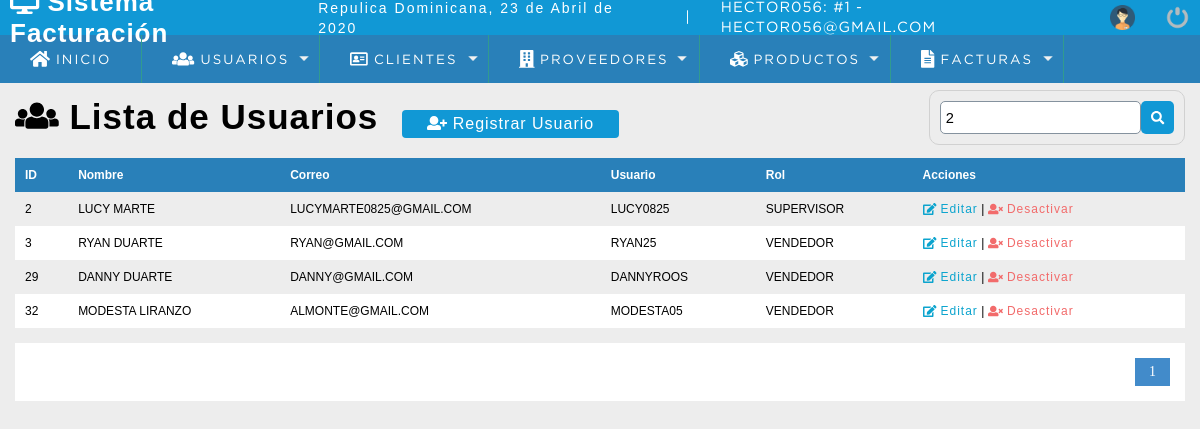
The page /sistema/buscar_usuario.php?busqueda=2 (signed in) on the database its author committed.
### tables this page shows
CREATE TABLE `usuario` (
  `idusuario` int(11) NOT NULL,
  `nombre` varchar(50) DEFAULT NULL,
  `correo` varchar(100) DEFAULT NULL,
  `usuario` varchar(15) DEFAULT NULL,
  `clave` varchar(100) DEFAULT NULL,
  `rol` int(11) DEFAULT NULL,
  `estatus` int(11) NOT NULL DEFAULT 1
);

CREATE TABLE `rol` (
  `idrol` int(11) NOT NULL,
  `rol` varchar(20) DEFAULT NULL
);

### sistema/buscar_usuario.php (the view, shortened to what this page needs)
<?php
include "../conexion.php";
?>
<!DOCTYPE html>
<html lang="en">
<head>
		<?php include "includes/scripts.php";?>
</head>
<body>
		<?php include "includes/header.php";?>
	<section id="container">
		<?php
		$busqueda = strtoupper($_REQUEST['busqueda']);
		 ?>
		<h1><i class="fas fa-users"></i> Lista de Usuarios</h1>
		<a href="registro_usuario.php" class="btn_new"><i class="fas fa-user-plus"></i> Registrar Usuario</a>
		<form action="buscar_usuario.php" method="get" class="formulario_buscar">
			<input type="text" name="busqueda" id="busqueda" placeholder="Buscar" value="<?PHP echo $busqueda; ?>">
			<button type="submit"class="btn_buscar"> <i class="fas fa-search"></i></button>
		</form>
		<table>
			<tr>
				<th>ID</th>
				<th>Nombre</th>
				<th>Correo</th>
				<th>Usuario</th>
				<th>Rol</th>
				<th>Acciones</th>
			</tr>
			<?php
				$rol ='';
				$sql_registro = mysqli_query($conexion,"SELECT COUNT(*) AS total_registro FROM 	usuario
														WHERE (idusuario like '%$busqueda%' OR
																nombre 	 like '%$busqueda%' OR
																correo   like '%$busqueda%' OR
																usuario  like '%$busqueda%'
																$rol)
    													AND estatus=1");
				$resultado_registro = mysqli_fetch_array($sql_registro);
				$total_registro = $resultado_registro['total_registro'];
				$por_pagina = 5;
					if(empty($_GET['pagina']))
					{
						$pagina=1;
					}else{
						$pagina =$_GET['pagina'];
					}
					$desde = ($pagina-1) * $por_pagina;
					$total_paginas = ceil($total_registro / $por_pagina);
				$query = mysqli_query($conexion,"SELECT u.idusuario, u.nombre, u.correo, u.usuario, r.rol
												FROM usuario u INNER JOIN rol r ON u.rol = r.idrol
												WHERE
											    u.idusuario LIKE '%$busqueda%' OR
											    u.nombre   LIKE '%$busqueda%' OR
												u.correo   LIKE '%$busqueda%' OR
										     	u.usuario  LIKE '%$busqueda%' OR
												r.rol  	   LIKE '%$busqueda%'
												AND
											    estatus =1 ORDER BY u.idusuario ASC LIMIT $desde,$por_pagina");
				$resultado = mysqli_num_rows($query);
				if($resultado > 0){
					while ($data = mysqli_fetch_array($query)){
			?>
		  	 <tr>
				<td><?php echo $data['idusuario']?></td>
				<td><?php echo $data['nombre']?></td>
				<td><?php echo $data['correo']?></td>
				<td><?php echo $data['usuario']?></td>
				<td><?php echo $data['rol']?></td>
				<td>
					<a class="link_edit" href="editar_usuario.php?id=<?php echo $data['idusuario'];?>"><i class="fas fa-edit"></i>  Editar</a>
					<?php 	if($data["idusuario"]  != 1)	{ ?>
					|
					<a class="link_delete" href="eliminar_confirmar_usuario.php?id=<?php echo $data['idusuario'];?>"><i class="fas fa-user-times"></i> Desactivar </a>
					<?php }  ?>
				   </td>
				</tr>
			<?php
		  }
		}
	?>
		</table>
			<?php
				if ($resultado != 0)
				{
			?>
		<div class="paginador">
		<ul>
		<?php
					for ($i=1; $i <= $total_paginas; $i++)
				{
					if ($i==$pagina)
					{
					echo '<li class="PageSelected">'.$i.'</li>';
					}else{
					echo '<li><a href="?pagina='.$i.'&busqueda='.$busqueda.'">'.$i.'</a></li>';
				}
				}
		?>
			</ul>
		</div>
			 <?php } ?>
	</section>
</body>
</html>

### sistema/css/style.css (style rules this page uses)
* { margin: 0; padding: 0; box-sizing: border-box; }
body { background: #ededed; }
h1, h2, h3, h4, h5, h6 { font-family: 'arial'; font-weight: bold; letter-spacing: 1px; }
h1 { font-size: 26px; }
a { text-decoration: none; font-family: arial; letter-spacing: 1px; }
#container { padding: 90px 15px 15px; }
form { background: #fff; margin: auto; padding: 20px 50px; border: 1px solid #d1d1d1 }
input, select { display: block; width: 100%; font-size: 11pt; padding: 5px; border: 1px solid #85929e; border-radius: 5px; }
#container h1 { font-size: 35px; display: inline-block; }
.btn_new { display: inline-block; background: #1198d5; color:#fff; padding: 5px 25px; border-radius: 4px; margin: 20px; }
table { border-collapse: collapse; font-size: 12px; font-family: 'arial'; width :100%; }
table th { text-align: left; padding: 10px; background: #2980b9;; color:#fff; }
table tr:nth-child(odd) { background: #fff; }
table td { padding: 10px; }
.link_edit { color:#0ca4ce; }
.link_delete { color:#f26b6b ; }
.paginador ul { padding: 15px; list-style: none; background: #fff; margin-top: 15px; display: -webkit-flex; display: -moz-flex; display: -ms-flex; display: -o-flex; display: flex; justify-content: flex-end; }
.paginador a, .PageSelected { color: #428bca; border:1px solid #ddd; padding: 5px; display: inline-block; font-size: 14px; text-align: center; width: 35px; }
.PageSelected { color: #fff; background: #428bca; border:1px solid #428bca; }
.formulario_buscar { display: -webkit-flex; display: -moz-flex; display: -ms-flex; display: -o-flex; display: flex; justify-content: flex-end; float: right; background: initial; padding: 10px; border-radius: 10px; }
.formulario_buscar .btn_buscar { background: #1198d5; color:#fff; padding: 0 20px; border:0; cursor: pointer; margin: left 10px; display: flex; border-radius: 5px; padding: 10px; }

### rows shown on the page
usuario: idusuario "2", nombre "LUCY MARTE", correo "LUCYMARTE0825@GMAIL.COM", usuario "LUCY0825", rol.rol "SUPERVISOR"
usuario: idusuario "3", nombre "RYAN DUARTE", correo "RYAN@GMAIL.COM", usuario "RYAN25", rol.rol "VENDEDOR"
usuario: idusuario "29", nombre "DANNY DUARTE", correo "DANNY@GMAIL.COM", usuario "DANNYROOS", rol.rol "VENDEDOR"
usuario: idusuario "32", nombre "MODESTA LIRANZO", correo "ALMONTE@GMAIL.COM", usuario "MODESTA05", rol.rol "VENDEDOR"

### other values the page prints
fechaC() "23 de Abril de 2020"
$_SESSION['user'] "HECTOR056"
$_SESSION['rol'] "1"
$_SESSION['email'] "HECTOR056@GMAIL.COM"
